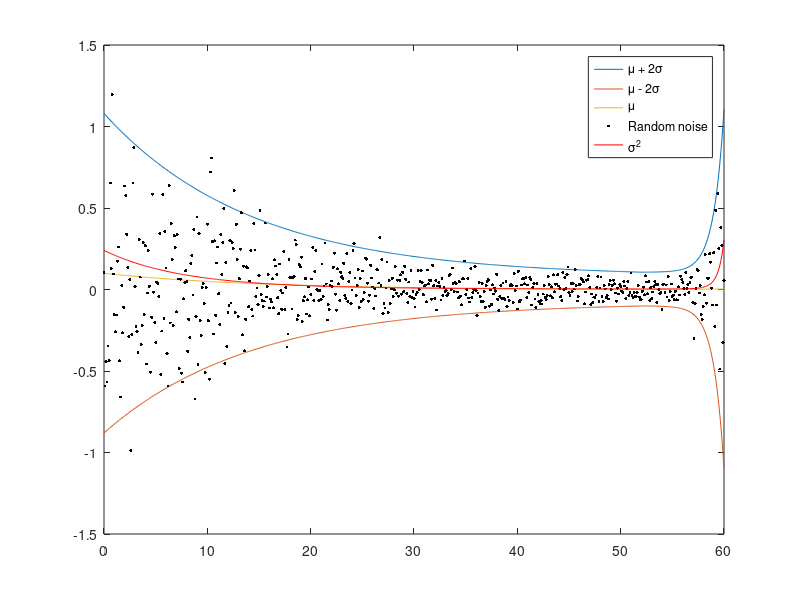

The MATLAB script that drew this image:
clear; close all; clc;
%% RANDOM DATA GENERATOR
step        =   0.1;
x           =   0:step:60;       % X Axis
incThres    =   52;
nSamples    =   round(0.9*length(x));
xSamples    =   datasample(x, nSamples, 'Replace', true);
indInc      =   find(x==incThres);
xInc        =   0:step:x(end)-incThres;

% Upper limit
uk          =   0.07;
ub          =   1;
uLimit      =   ub*exp(-uk*x)+0.08;  % 2-sigma
ruLimit     =   exp(1*(xInc+x(indInc)-60));   % Increase at end
ruLimit     =   ruLimit - ruLimit(1) + uLimit(indInc);
uLimit(indInc:end)      =   ruLimit;

% Lower limit
lk          =   0.07;
lb          =   -0.8;
lLimit      =   lb*exp(-lk*x)-0.08;  % 2-sigma
rlLimit     =   -exp(1*(xInc+x(indInc)-60)); % Increase at end
rlLimit     =   rlLimit - rlLimit(1) + lLimit(indInc);
lLimit(indInc:end)      =   rlLimit;

trueMean     =   (uLimit+lLimit)/2;

sigma       =   (uLimit-trueMean)./2;
trueVar     =   sigma.^2;
y           =   normrnd(trueMean, sigma);
y2          =   (y - trueMean).^2;

figure;
plot(x, uLimit); hold on;
plot(x, lLimit); hold on;
plot(x, trueMean); hold on;
plot(x, y, 'k.','MarkerSize',7);
%plot(x, y2, 'r*','MarkerSize',3);
% plot(x, y2, 'r-');
plot(x, trueVar, 'r-');
legend('\mu + 2\sigma', '\mu - 2\sigma', '\mu', 'Random noise', '\sigma^2'); 

save('data', 'x', 'y', 'y2', 'trueMean', 'trueVar');

